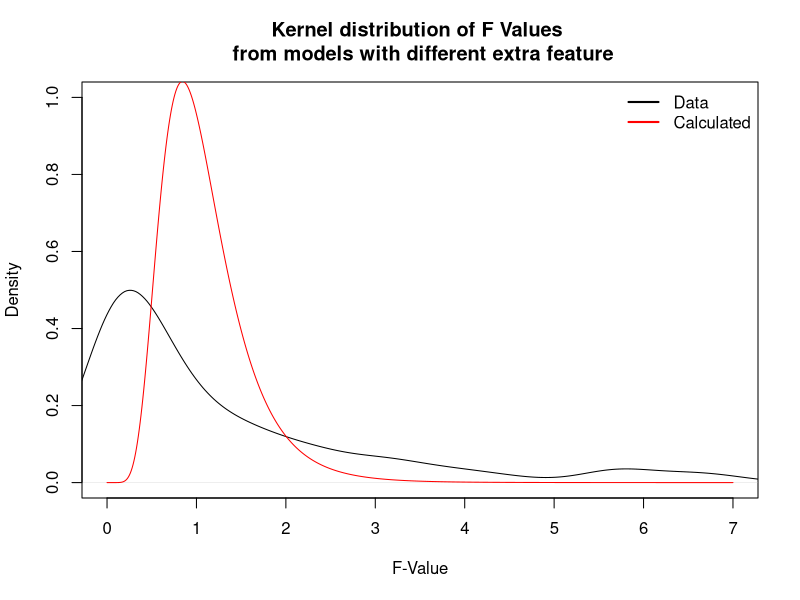
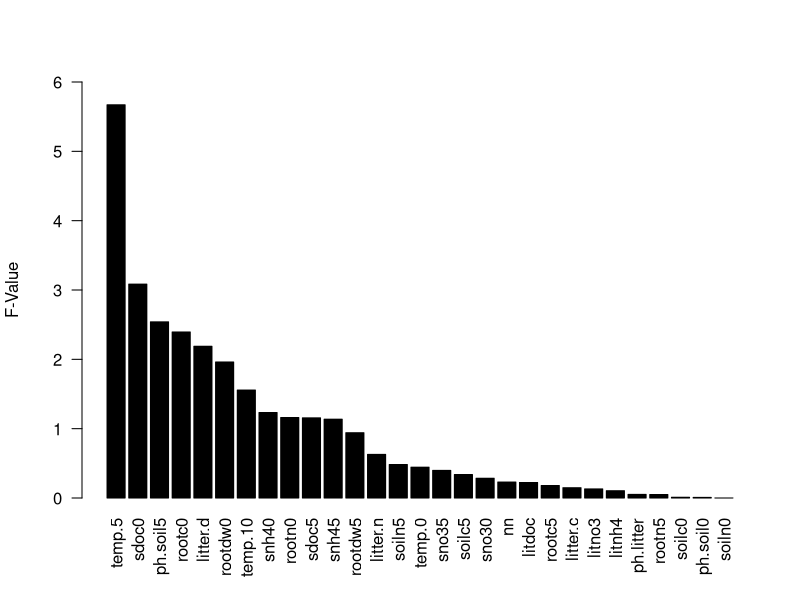
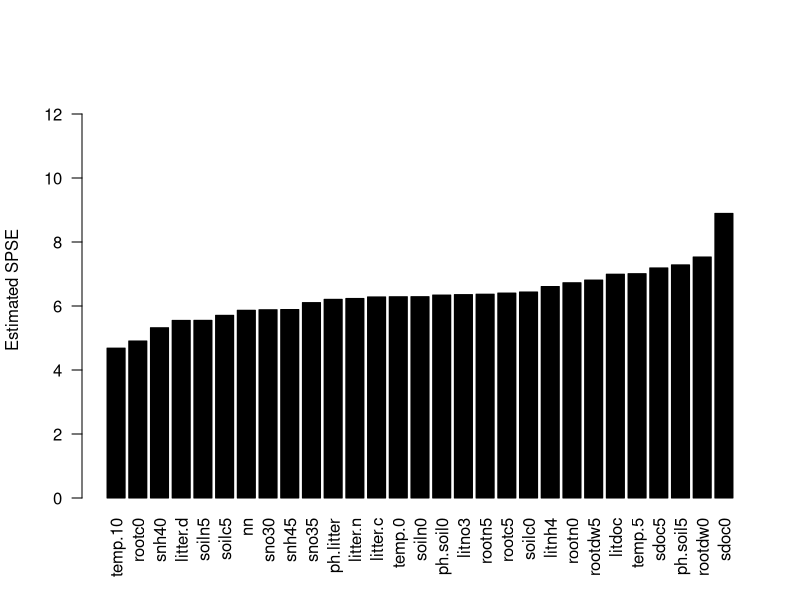

Reproduce these figures in R, in order.
spseHat <- function(model, test){
  # SPSE.hat1
  return(sum((test$soil.res - predict(model, newdata=test))^2))
}

getFtable <- function(train, test){
  ## Simulation F values
  realModelStr <- "soil.res ~ 1 + lmoi + temp.15 + smoi"
  realModel <- lm(realModelStr, data = train)
  # next model will have another feature in addition
  excludeVarsRegEx <- "(soil.res|lmoi|temp.15|smoi)"
  nextVars <- names(hainich)[
    ! grepl(excludeVarsRegEx,names(hainich))]
  
  #create result data frame
  simulRes <- NULL
  spseRealModel <- spseHat(realModel, test) # spse of full model
  for(x in nextVars){
    #create formula for next Model by adding current variable
    nxtModelStr <- paste(realModelStr, "+", x)
    nxtModel <- lm(nxtModelStr, data = train)
    
    #evaluate nextModel
    an <- anova(realModel, nxtModel) 
    f <- an$F[2] # F-value
    p <- an$`Pr(>F)`[2] # p-value
    spse <- spseHat(nxtModel, test) # error in new model
    deltaSpse <- spse - spseRealModel # gained error diff
    simulRes <- rbind(simulRes, c(spse,x,f,p,deltaSpse)) 
  }
  simulRes <- data.frame(spse=as.double(simulRes[,1]), 
                         addedFeature=simulRes[,2] , F=as.double(simulRes[,3]),
                         p=as.double(simulRes[,4]), deltaSpse=as.double(simulRes[,5]),
                         stringsAsFactors = T)
  
  return(simulRes)
}

crossValPart <- function(data, fold){
  index <- rep(1:fold, length.out=dim(hainich)[2])
  index <- sample(index) # mixing
  
  simulRes <- data.frame()
  for (i in 1:fold){
    train <- hainich[index!=i,]
    test <- hainich[index==i,]
    
    res <- getFtable(train,test)
    res$run = rep(i, dim(res)[1])
    simulRes <- rbind(simulRes,res)
  }
  
  return(simulRes)
}

hainich <- read.csv("hainich.csv", sep = ";", dec = ".")
set.seed(1337)
#result by cross validation (random part against rest validation)
fold <- 4
simulRes <- crossValPart(hainich,fold)


## evaluation
for(i in seq(fold)){
  #select run
  r <- simulRes[simulRes$run == i,]
  #which model with additional feature was the real winner (SPSE)?
  idMinErr <-  which(r$spse == min(r$spse))
  #which model won but was not the best one (F)?
  idMaxF <- which(r$F == max(r$F))
  
  print(paste("In run", i,
              "min SPSE and max F picked same additional feature:", idMaxF == idMinErr ))
}

## plotting
xs <- seq(0,7,by = 0.01)
freal <- density(simulRes$F)
## WARNING: I have no idea how to calc the degree of freedoms!
## maybe an$Res.Df? need df1 and df2
fNominal <- df(xs,24,23)
plot(freal, xlim=c(min(xs),max(xs)), ylim=c(0,1),
     xlab = "F-Value",
     main="Kernel distribution of F Values \n from models with different extra feature")
points(xs, fNominal, col="red", type="lines") #F distribution
legend("topright",c("Data","Calculated"), lwd=2, col=c("black","red"), bty = "n")

#values of F and spse in run 1
run1 <- simulRes[simulRes$run == 1,]
run1 <- run1[with(run1, order(F, decreasing = T)), ] # order by F
barplot(run1$F, names.arg = run1$addedFeature, ylim = c(0,6),
        las=2, col="black", ylab = "F-Value")

run1 <- run1[with(run1, order(spse)), ] # order by spse
barplot(run1$spse, ylab = "Estimated SPSE", ylim = c(0,13),
        names.arg = run1$addedFeature, las=2, col="black")
